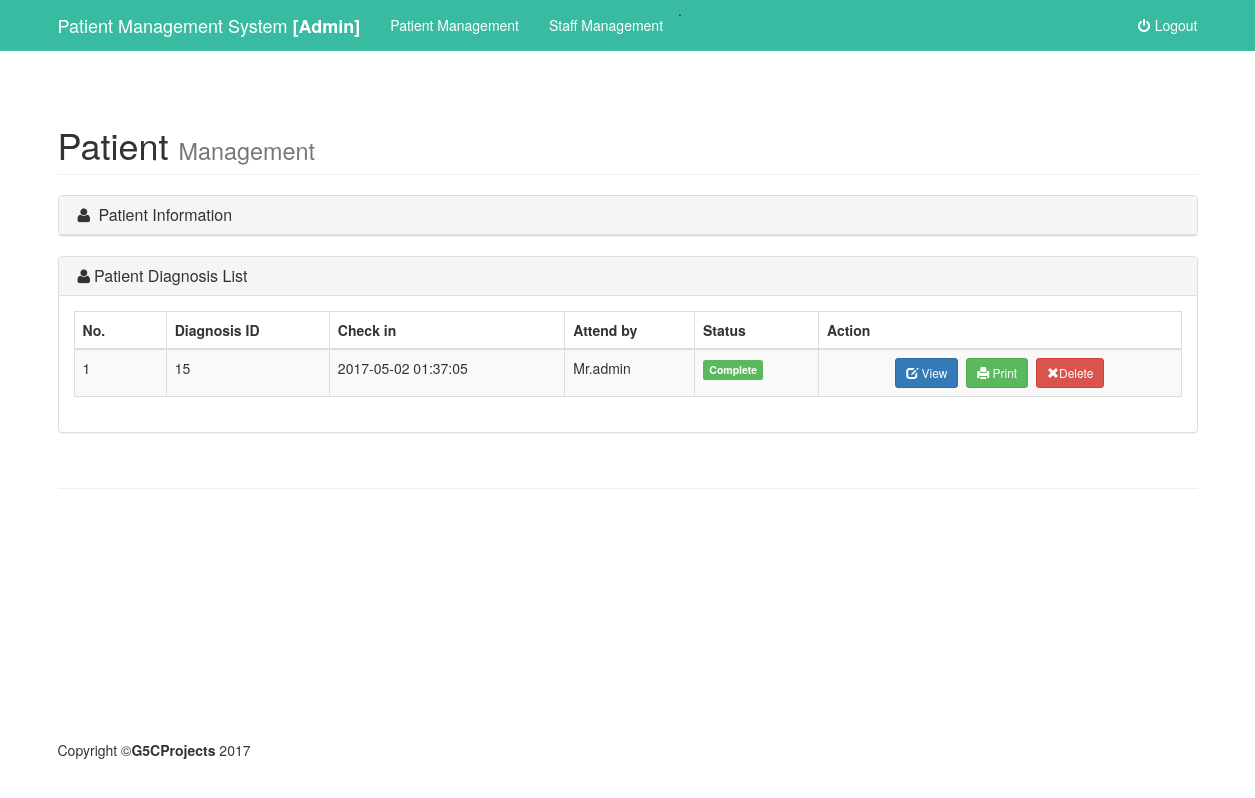
Screenshot of /admin/listdiagnosis.php?id=26 with the database file from the repository.
### tables this page shows
CREATE TABLE `diagnosis` (
  `diagnosisID` int(50) NOT NULL,
  `patientID` int(50) NOT NULL,
  `staffID` int(50) NOT NULL,
  `content` text NOT NULL,
  `medication` text NOT NULL,
  `checkin` timestamp NOT NULL DEFAULT CURRENT_TIMESTAMP ON UPDATE CURRENT_TIMESTAMP,
  `statusID` int(10) NOT NULL
);

CREATE TABLE `staffdetail` (
  `staffid` int(25) NOT NULL,
  `name` varchar(50) NOT NULL,
  `address` text NOT NULL,
  `notel` varchar(14) NOT NULL,
  `title` varchar(20) NOT NULL,
  `username` varchar(50) NOT NULL,
  `password` varchar(255) NOT NULL,
  `level` int(1) NOT NULL
);

CREATE TABLE `status` (
  `statusID` int(11) NOT NULL,
  `statusName` varchar(25) NOT NULL
);

### admin/listdiagnosis.php (the view, shortened to what this page needs)
 <?php
include '../include/db.php';
$transid = $_GET["id"];
if (isset($_GET["id"])) {
$sql2 = "SELECT DISTINCT d.diagnosisID as diagid, d.statusID as status,d.content,d.medication,d.checkin, s.name as drname, s.title as title,status.statusName as sname FROM diagnosis d join staffdetail s on d.staffID = s.staffid join status on d.statusID = status.statusID where d.patientID = '$transid'";
$result2 = mysqli_query($connect,$sql2);
}?>
   <?php include "include/header.php"; ?>
    <div class="container">
       <div class="row">
                    <div class="col-lg-12">
                        <h1 class="page-header">
                            Patient <small>Management</small>
                        </h1>
                    </div>
                </div>
               <div class="row">
                    <div class="col-lg-12">
                        <div class="panel panel-default">
                            <div class="panel-heading">
                                <h3 class="panel-title"><i class="fa fa-user fa-fw"></i> <a data-toggle="collapse" href="#collapse1">Patient Information</a></h3>
                            </div>
                        </div>
                    </div>
                </div>
               <div class="row">
                    <div class="col-lg-12">
                        <div class="panel panel-default">
                            <div class="panel-heading">
                                <h3 class="panel-title"><i class="fa fa-user fa-fw"></i>Patient Diagnosis List</h3>
                            </div>
                            <div class="panel-body">
                                <div class="dataTable_wrapper">
                                    <table class="table table-striped table-bordered table-hover" id="dataTables-example">
                                        <thead>
                                            <tr>
                                                <th class="col-lg-1">No.</th>
                                                <th>Diagnosis ID</th>
                                                <th>Check in</th>
                                                <th>Attend by</th>
                                                <th>Status</th>
                                                <th>Action</th>
                                             </tr>
                                        </thead>
                                        <tbody>
                                            <?php $total_rows = 1; while($row2 = mysqli_fetch_assoc($result2)){  ?>
                                              <tr>
                                                <td><?=$total_rows;?></td>
                                                <td><?php echo $row2['diagid']; ?></td>
                                                <td><?php echo $row2['checkin']; ?></td>
                                                 <td><?php echo $row2['title']; ?><?php echo $row2['drname']; ?></td>
                                                  <td><?php switch($row2['status']){
                                                        case 3 : echo '<span class="label label-success">'; echo $row2['sname']; echo '</span>'; break;
                                                        }?></td>
                                                <td ><center><a  class = "btn btn-primary btn-sm"  href="view.php?id=<?=$row2['diagid'];?>" ><span class="glyphicon glyphicon-edit" ></span> View</a>&nbsp;
                                                     <a    class = "btn btn-success btn-sm"  onClick="window.open('print.php?id=<?=$row2['diagid'];?>','width=700,height=400,_blank');" ><span class="glyphicon glyphicon-print" aria-hidden="true"></span> Print</a>&nbsp;
                                                    <a   id = "confirmation" class = "btn btn-danger btn-sm"  href="del.php?id=<?=$row2['diagid'];?>&t=rd" ><span class="glyphicon glyphicon-remove" aria-hidden="true"></span>Delete</a></center></td>
                                              </tr>
                                             <?php $total_rows++; }  ?>
                                        </tbody>
                                    </table>
                                </div>
                            </div>
                            </div>
                        </div>
                    </div>
                </div>
    <?php include "include/footer.php"; ?>

### admin/include/shop-homepage.css (style rules this page uses)
body { padding-top: 70px; }

### css/stickyfooter.css (style rules this page uses)
html { position: relative; min-height: 100%; }
body { margin-bottom: 60px; }
body > .container { padding: 15px 15px 0; }

### rows the page displays
diagnosis: diagnosisID "15", checkin "2017-05-02 01:37:05", staffID.title "Mr.", staffID.name "admin", statusID.statusName "Complete"
